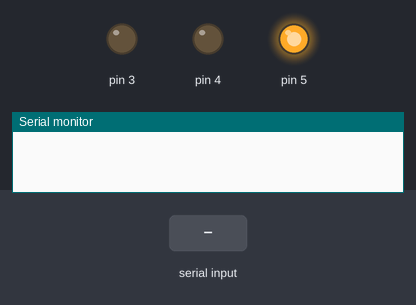
The sketch below on a simulated Arduino Leonardo, built with avr-gcc and run on an emulated ATmega32U4. Shown: output pins drawn as LEDs (lit = HIGH), the last lines printed to the serial monitor. The test bench sets the inputs (shaded band).

Above: at 0.1 s.
At 2.7 s:
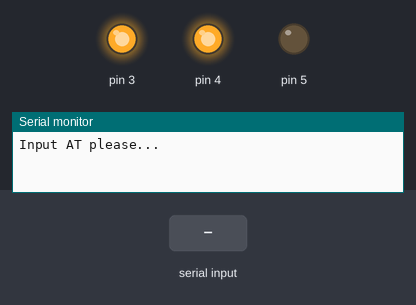
2.8 s: "1" received over the second serial link
Timing chart, 0 to 5.8 s (numbered marks = the images above; inputs shaded):
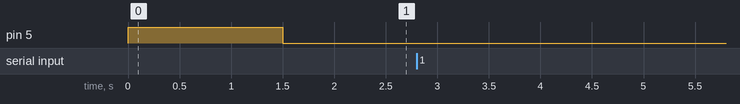

The sketch:

AT_GPS_TEL0051_Leonardo.ino
```cpp
void setup() {
  Serial.begin(9600); //initialize Serial(i.e. USB port)
  Serial1.begin(9600); //initialize Serial1

  //Init the driver pins for GSM function
  pinMode(3, OUTPUT);
  pinMode(4, OUTPUT);
  pinMode(5, OUTPUT);
  //Output GSM Timing
  digitalWrite(5, HIGH);
  delay(1500);
  digitalWrite(5, LOW);
  digitalWrite(3, HIGH); //disable GSM TX、RX
  digitalWrite(4, HIGH); //disable GPS TX、RX
  while (!Serial) {
    ; // wait for serial port to connect. Needed for native USB port only
  }
  Serial.println("Input AT please...");
}
void loop() {
  while (Serial1.available()) {
    Serial.write(Serial1.read());
  }
  while (Serial.available()) {
    Serial1.write(Serial.read());
  }
  delay(1);
}
```
